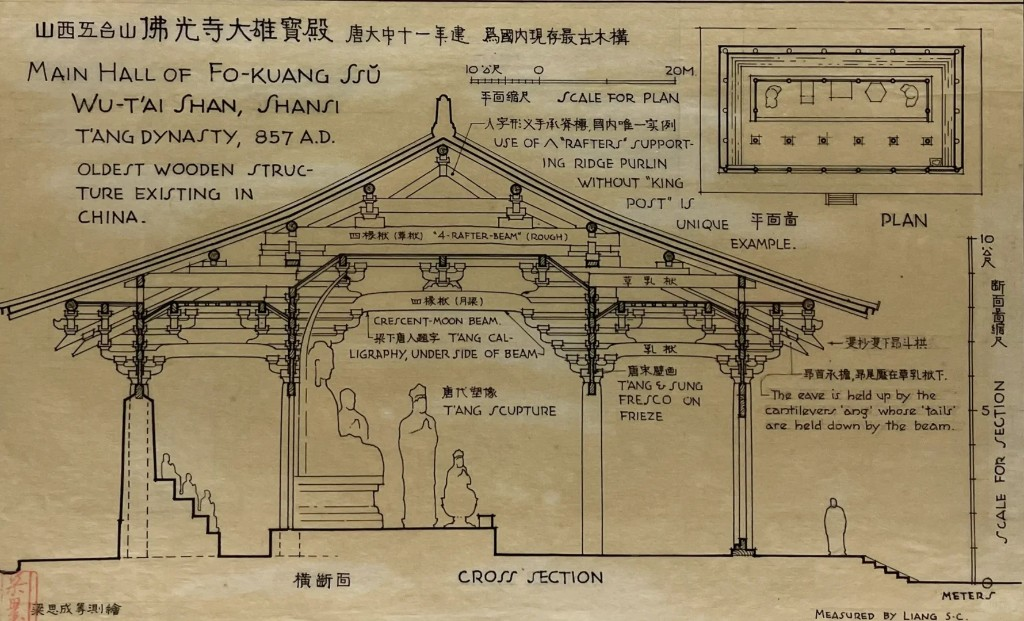
#> input picture data/_liang/foguang.png, 1024 x 621 px
$ python _extract_constellations.py
#> lines starting #> are read from the running program, lines starting #| are printed output that depends on the picture
# -*- coding: utf-8 -*-
"""梁思成手稿 → 星座数据 v2（线描骨架版）
流程：裁剪图形单体 → 墨线二值化 → 连通域过滤文字 → 骨架化(中心线) →
骨架图路径追踪（端点/交点为节点）→ 剪除短毛刺 → RDP 折线简化 →
星点=折线顶点（转角处），连线=顺次线段 → 输出 liang-constellations.js
星点稀疏、连线沿笔画，具备星座图的抽象线描感。
"""
from __future__ import annotations

import json
import math
from collections import deque
from pathlib import Path

import numpy as np
from PIL import Image
from skimage.morphology import skeletonize, binary_dilation, disk

ROOT = Path(__file__).resolve().parent
SRC = ROOT / "_liang"
OUT = ROOT / "liang-constellations.js"

# (文件, 名称, 裁剪框 l,t,r,b, 星点上限)
FIGURES = [
    ("foguang.png", "foguang-section", (40, 100, 758, 600), 160),
    ("foguang.png", "foguang-plan", (700, 30, 970, 235), 70),
    ("pagodas.png", "miaoying-pagoda", (50, 80, 240, 335), 90),
    ("pagodas.png", "kuanghui-pagoda", (285, 25, 495, 270), 90),
    ("pagodas.png", "zhenjue-pagoda", (275, 420, 504, 645), 95),
    ("pagodas.png", "tayuan-pagoda", (60, 480, 235, 700), 80),
    ("pagodas.png", "beihai-pagoda", (80, 738, 210, 830), 65),
    ("pagodas.png", "biyun-pagoda", (250, 706, 504, 960), 100),
    ("taihe.png", "taihe-hall", (30, 10, 935, 430), 160),
    # 独乐寺观音阁正立面
    ("dule-pavilion.png", "dule-pavilion-elev", (40, 20, 990, 720), 180),
    # 六幅剖面（2×3）：佛光寺 / 独乐寺 / 广济寺 / 善化寺大殿 / 隆兴寺转轮藏 / 善化寺山门
    ("sections-six.png", "foguang-daxiong", (8, 28, 360, 330), 140),
    ("sections-six.png", "dule-guanyin-sec", (370, 28, 720, 330), 150),
    ("sections-six.png", "guangji-sansheng", (8, 355, 360, 665), 130),
    ("sections-six.png", "shanhua-main", (370, 355, 720, 665), 130),
    ("sections-six.png", "longxing-zang", (8, 688, 360, 1010), 140),
    ("sections-six.png", "shanhua-shanmen", (370, 688, 720, 1010), 120),
]

MIN_COMP = 58     # 连通域宽或高 ≥ 此值则保留（大图块）
MIN_AREA = 90     # 或像素面积 ≥ 此值则保留（细长线描笔画）
MIN_PATH = 14     # 骨架路径短于此像素数视为毛刺剪除（抬高以强化线描主骨）
MIN_LOOP = 36     # 独立小回环短于此周长剔除
MIN_SEG_NORM = 0.018  # 归一化后过短的连线丢弃，避免网眼填充感


def binarize(img: Image.Image, box):
    g = np.asarray(img.convert("L").crop(box), dtype=np.float32)
    mean = float(g.mean())
    # 浅灰线描手稿：均值偏高，按分位取暗部；深墨手稿仍用均值阈值
    if mean > 180:
        thr = float(np.percentile(g, 24))
        thr = min(215.0, max(130.0, thr))
    else:
        thr = min(140.0, max(90.0, mean * 0.62))
    ink = g < thr
    # 细线轻微膨胀，避免骨架断裂成碎片
    if mean > 180:
        ink = binary_dilation(ink, disk(1))
    return ink


def remove_small_components(ink: np.ndarray) -> np.ndarray:
    h, w = ink.shape
    seen = np.zeros_like(ink, dtype=bool)
    keep = np.zeros_like(ink, dtype=bool)
    for sy in range(h):
        row = ink[sy]
        for sx in np.nonzero(row & ~seen[sy])[0]:
            comp = []
            dq = deque([(sy, int(sx))])
            seen[sy, sx] = True
            minx = maxx = int(sx)
            miny = maxy = sy
            while dq:
                y, x = dq.popleft()
                comp.append((y, x))
                if x < minx: minx = x
                if x > maxx: maxx = x
                if y < miny: miny = y
                if y > maxy: maxy = y
                y0, y1 = max(0, y - 1), min(h, y + 2)
                x0, x1 = max(0, x - 1), min(w, x + 2)
                for ny in range(y0, y1):
                    for nx in range(x0, x1):
                        if ink[ny, nx] and not seen[ny, nx]:
                            seen[ny, nx] = True
                            dq.append((ny, nx))
            # 大图块（宽或高够）或细长线描（像素面积够）保留；短小文字剔除
            if ((maxx - minx) >= MIN_COMP or (maxy - miny) >= MIN_COMP
                    or len(comp) >= MIN_AREA):
                for y, x in comp:
                    keep[y, x] = True
    return keep


NB8 = [(-1, -1), (-1, 0), (-1, 1), (0, -1), (0, 1), (1, -1), (1, 0), (1, 1)]


def trace_paths(skel: np.ndarray):
    """骨架像素图 → 路径列表。端点/交点作节点，路径为两节点间的像素链。"""
    h, w = skel.shape
    pix = set(zip(*np.nonzero(skel)))

    def nbrs(p):
        y, x = p
        return [(y + dy, x + dx) for dy, dx in NB8 if (y + dy, x + dx) in pix]

    deg = {p: len(nbrs(p)) for p in pix}
    nodes = {p for p in pix if deg[p] != 2}
    visited_edges = set()
    paths = []

    def walk(start, first):
        """从节点 start 沿 first 方向走到下一个节点，返回像素链。"""
        chain = [start, first]
        prev, cur = start, first
        while cur not in nodes:
            nxt = [q for q in nbrs(cur) if q != prev]
            if not nxt:
                break
            # 8 邻域可能同时含 prev 的对角伙伴，取未回头的第一个
            prev, cur = cur, nxt[0]
            chain.append(cur)
        return chain

    for nd in nodes:
        for first in nbrs(nd):
            ek = frozenset((nd, first))
            if ek in visited_edges:
                continue
            chain = walk(nd, first)
            for a, b in zip(chain, chain[1:]):
                visited_edges.add(frozenset((a, b)))
            paths.append(chain)

    # 纯回环（无端点/交点）：任取一点断开成路径
    covered = set()
    for p in paths:
        covered.update(p)
    rest = pix - covered
    while rest:
        start = next(iter(rest))
        loop = [start]
        prev, cur = None, start
        while True:
            cand = [q for q in nbrs(cur) if q != prev and q in rest]
            if not cand:
                break
            prev, cur = cur, cand[0]
            if cur == start:
                break
            loop.append(cur)
        rest -= set(loop)
        if len(loop) >= MIN_LOOP:
            loop.append(start)  # 闭合
            paths.append(loop)
    return paths


# [46 lines left out: functions rdp, simplify_figure, not called in this run]


def main():
    out = []
    for fname, name, box, cap in FIGURES:
        img = Image.open(SRC / fname)
#> img is the input picture: PIL image 1024x621 RGB; mean R, G, B 153.8, 137.4, 103.7
        ink = binarize(img, box)
#> in binarize, `g = np.asarray(img.convert("L").crop(box), dtype=np.float32)`:
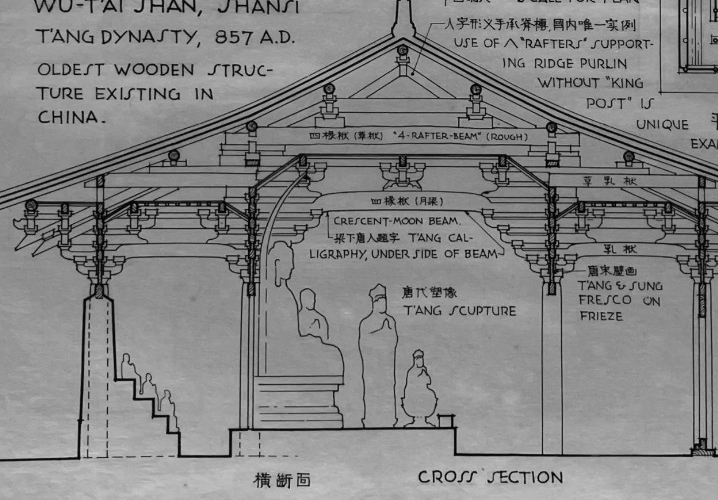
#> g: shape (500, 718) float32; min 1, max 209, mean 133.9
#> in binarize, `mean = float(g.mean())`: mean = 133.9
#> in binarize, `thr = min(140.0, max(90.0, mean * 0.62))`: thr = 90
#> in binarize, `ink = g < thr`:
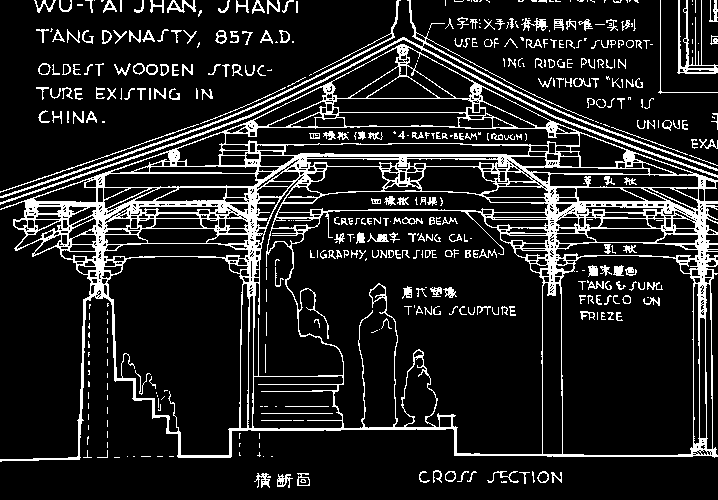
#> ink: shape (500, 718) bool; 13.3% white in thin lines or dots
        ink = remove_small_components(ink)
#> after the loop in remove_small_components, `for sy in range(h):`:
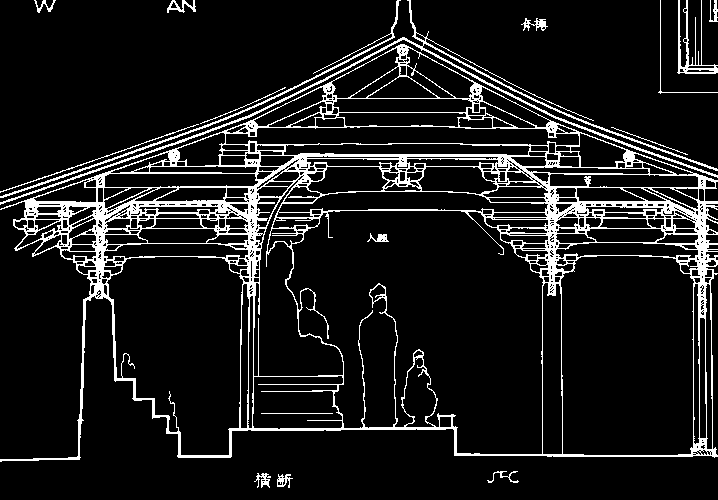
#> keep: shape (500, 718) bool; 10.4% white in thin lines or dots
        skel = skeletonize(ink)
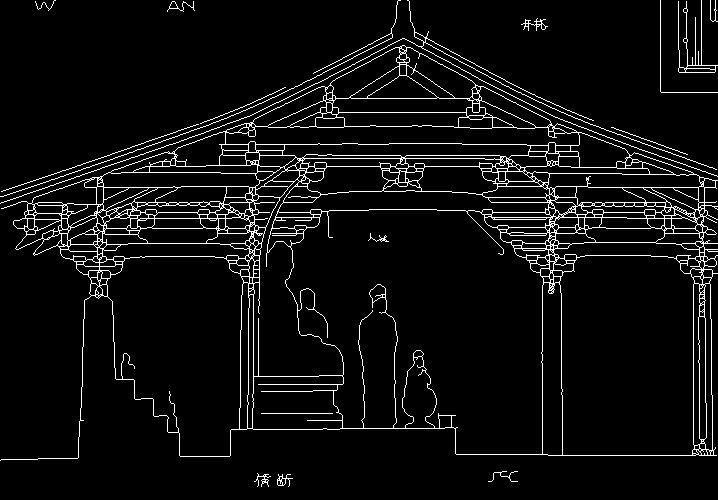
#> skel: shape (500, 718) bool; 5.8% white in thin lines or dots
        paths = trace_paths(skel)
#> in trace_paths, `pix = set(zip(*np.nonzero(skel)))`: pix = 20751 items
#> in trace_paths, `nodes = {p for p in pix if deg[p] != 2}`: nodes = 4911 items
#> in walk, `chain = [start, first]`: chain = [(294, 101), (293, 102)]
#> in walk, `prev, cur = start, first`: prev = (294, 101); cur = (293, 102)
#> in trace_paths, `chain = walk(nd, first)`: chain = [(294, 101), (293, 102)]
#> the loop in trace_paths, `for a, b in zip(chain, chain[1:]):` made 1 pass
#> (a, b) on pass 1: ((294, 101), (293, 102))
#> after the loop in trace_paths, `for a, b in zip(chain, chain[1:]):`: visited_edges = 1 item
        polys, eps, total = simplify_figure(paths, cap)

        h, w = ink.shape
        stars, links = [], []
        index = {}

        # [6 lines left out: function pid, not called in this run]

        for poly in polys:
            ids = [pid(p) for p in poly]
            for a, b in zip(ids, ids[1:]):
                if a == b:
                    continue
                # 丢弃过短线段，避免密网眼；保留主笔画折线
                dx = stars[a][0] - stars[b][0]
                dy = stars[a][1] - stars[b][1]
                if (dx * dx + dy * dy) ** 0.5 < MIN_SEG_NORM:
                    continue
                links.append((a, b))

        # 剔除完全无连线的孤立星（噪声残留）
        used = {i for a, b in links for i in (a, b)}
        if len(used) < len(stars):
            remap = {old: i for i, old in enumerate(sorted(used))}
            stars = [stars[old] for old in sorted(used)]
            links = [(remap[a], remap[b]) for a, b in links]

        out.append({
            "name": name,
            "ar": round(w / h, 4),
            "stars": stars,
            "links": links,
        })
        print("%-18s eps=%-5.2f stars=%-4d links=%-4d paths=%d" %
              (name, eps, len(stars), len(links), len(polys)))

    js = "window.LIANG_CONSTELLATIONS = " + json.dumps(out, separators=(",", ":")) + ";\n"
    OUT.write_text(js, encoding="utf-8")
    print("written:", OUT.name, "%.1f KB" % (len(js) / 1024))


if __name__ == "__main__":
    main()
